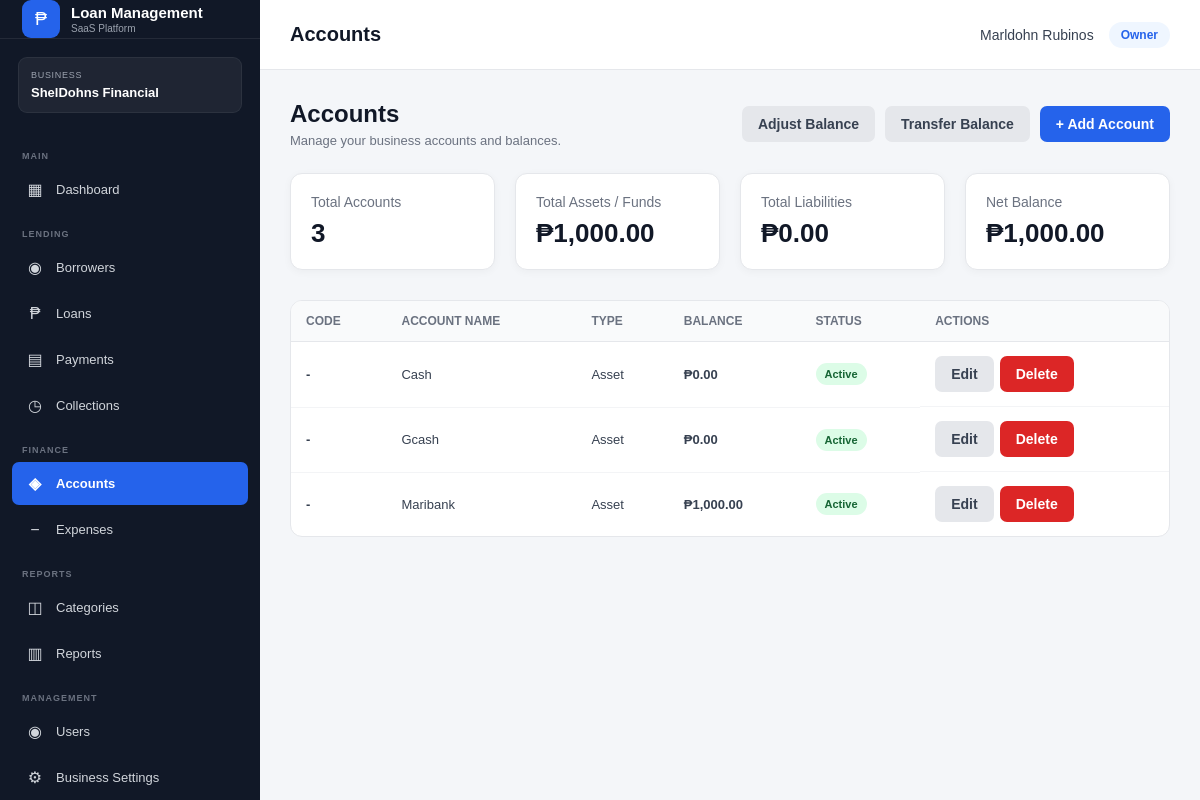
Before: /public/index.php?url=accounts (signed in) with the older database file.
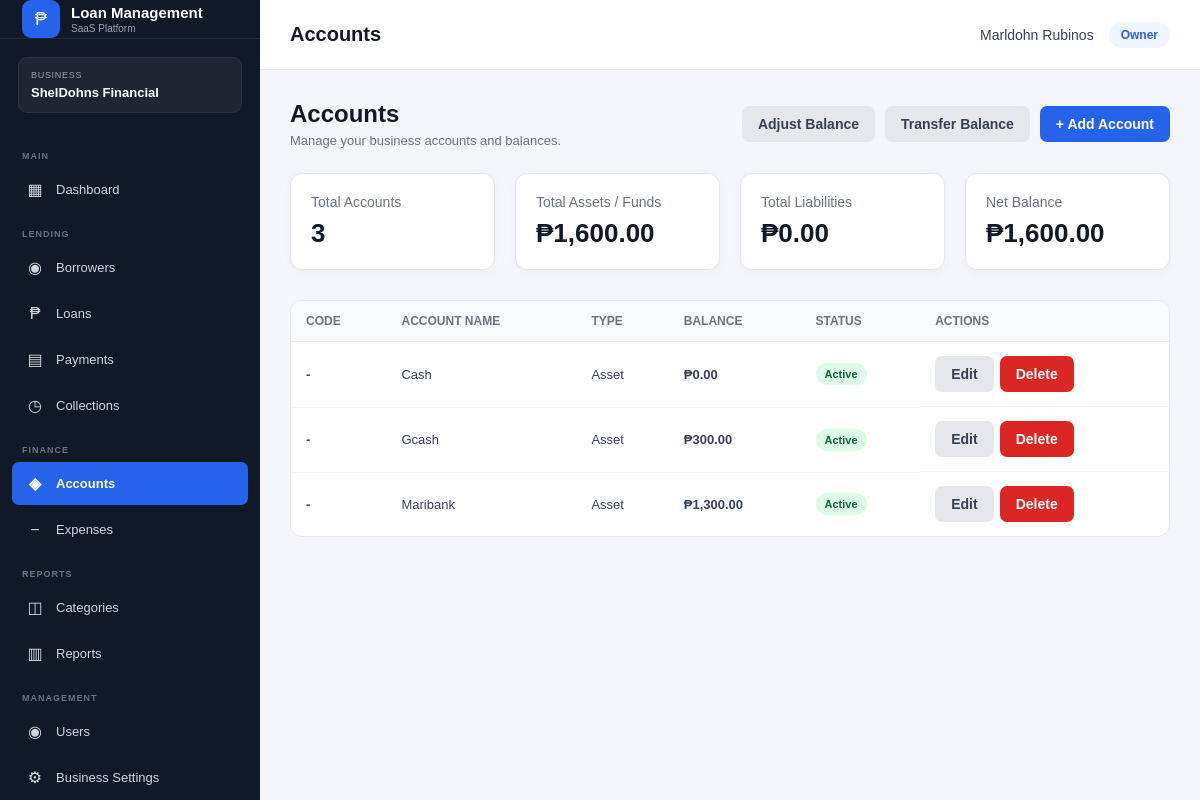
After: the same page with the newer database file.
### tables this page shows
CREATE TABLE `accounts` (
  `id` int(10) UNSIGNED NOT NULL,
  `business_id` bigint(20) UNSIGNED NOT NULL,
  `account_name` varchar(150) NOT NULL,
  `account_type` varchar(50) DEFAULT NULL,
  `balance` decimal(15,2) NOT NULL DEFAULT 0.00,
  `status` enum('active','inactive') NOT NULL DEFAULT 'active',
  `created_by` int(10) UNSIGNED DEFAULT NULL,
  `created_at` timestamp NOT NULL DEFAULT current_timestamp(),
  `updated_at` timestamp NOT NULL DEFAULT current_timestamp() ON UPDATE current_timestamp()
);

### app/views/accounts/index.php (the view, shortened to what the changed rows need)
<?php
$user = $user ?? Auth::user();
$tenantRole = $tenantRole ?? Auth::tenantRole();
$accounts = is_array($accounts ?? null)
    ? $accounts
    : [];
$totalAccounts = count($accounts);
$totalAssets = 0.00;
$totalLiabilities = 0.00;
$totalEquity = 0.00;
$totalIncome = 0.00;
$totalExpenses = 0.00;
foreach ($accounts as $account) {
    $accountType =
        strtolower(
            trim(
                $account['account_type']
                ?? $account['type']
                ?? ''
            )
        );
    $balance = (float)(
        $account['balance']
        ?? $account['current_balance']
        ?? 0
    );
    if ($accountType === 'asset') {
        $totalAssets += $balance;
    }
    elseif ($accountType === 'liability') {
        $totalLiabilities += $balance;
    }
    elseif ($accountType === 'equity') {
        $totalEquity += $balance;
    }
    elseif ($accountType === 'income') {
        $totalIncome += $balance;
    }
    elseif ($accountType === 'expense') {
        $totalExpenses += $balance;
    }
}
$netBalance =
    $totalAssets
    - $totalLiabilities;
?>
<!DOCTYPE html>
<html lang="en">
<head>
    <link
        rel="stylesheet"
        href="assets/css/style.css"
    >
</head>
<body>
<?php
require APP_PATH .
    '/views/layouts/sidebar.php';
?>
<div class="main-content">
    <nav class="navbar">
        <div class="page-title">
            Accounts
        </div>
        <div class="user-info">
            <span class="user-name">
                <?= htmlspecialchars(
                    $user['full_name']
                    ?? $user['username']
                    ?? 'User'
                ) ?>
            </span>
            <span class="badge">
                <?= htmlspecialchars(
                    $tenantRole
                    ?? 'User'
                ) ?>
            </span>
        </div>
    </nav>
    <div class="container">
        <div class="page-header">
            <div>
                <h1>
                    Accounts
                </h1>
                <p>
                    Manage your business
                    accounts and balances.
                </p>
            </div>
            <div
                style="
                    display:flex;
                    gap:10px;
                    flex-wrap:wrap;
                    align-items:center;
                "
            >
                <button
                    type="button"
                    class="btn btn-secondary"
                    onclick="openAdjustModal()"
                >
                    Adjust Balance
                </button>
                <button
                    type="button"
                    class="btn btn-secondary"
                    onclick="openTransferModal()"
                >
                    Transfer Balance
                </button>
                <button
                    type="button"
                    class="btn btn-primary"
                    onclick="openCreateModal()"
                >
                    + Add Account
                </button>
            </div>
        </div>
        <div class="account-summary-grid">
            <div class="account-summary-card">
                <div class="account-summary-title">
                    Total Accounts
                </div>
                <div class="account-summary-value">
                    <?= number_format(
                        $totalAccounts
                    ) ?>
                </div>
            </div>
            <div class="account-summary-card">
                <div class="account-summary-title">
                    Total Assets / Funds
                </div>
                <div class="account-summary-value">
                    ₱<?= number_format(
                        $totalAssets,
                        2
                    ) ?>
                </div>
            </div>
            <div class="account-summary-card">
                <div class="account-summary-title">
                    Total Liabilities
                </div>
                <div class="account-summary-value">
                    ₱<?= number_format(
                        $totalLiabilities,
                        2
                    ) ?>
                </div>
            </div>
            <div class="account-summary-card">
                <div class="account-summary-title">
                    Net Balance
                </div>
                <div class="account-summary-value">
                    ₱<?= number_format(
                        $netBalance,
                        2
                    ) ?>
                </div>
            </div>
        </div>
        <?php if (empty($accounts)): ?>
            <div
                class="form-card"
                style="margin-top:30px;"
            >
                <div class="empty-state">
                    <h3>
                        No Accounts Found
                    </h3>
                    <p>
                        You haven't added any
                        accounts yet.
                    </p>
                    <br>
                    <button
                        type="button"
                        class="btn btn-primary"
                        onclick="openCreateModal()"
                    >
                        Add Your First Account
                    </button>
                </div>
            </div>
        <?php else: ?>
            <div
                class="table-container"
                style="margin-top:30px;"
            >
                <table>
                    <thead>
                        <tr>
                            <th>
                                Code
                            </th>
                            <th>
                                Account Name
                            </th>
                            <th>
                                Type
                            </th>
                            <th>
                                Balance
                            </th>
                            <th>
                                Status
                            </th>
                            <th>
                                Actions
                            </th>
                        </tr>
                    </thead>
                    <tbody>
                    <?php foreach (
                        $accounts as $account
                    ): ?>
                        <?php
                        $accountId =
                            (int)(
                                $account['id']
                                ?? 0
                            );
                        $accountCode =
                            $account['account_code']
                            ?? $account['code']
                            ?? '';
                        $accountName =
                            $account['account_name']
                            ?? $account['name']
                            ?? '';
                        $accountType =
                            $account['account_type']
                            ?? $account['type']
                            ?? '';
                        $accountBalance =
                            (float)(
                                $account['balance']
                                ?? $account['current_balance']
                                ?? 0
                            );
                        $accountStatus =
                            $account['status']
                            ?? 'active';
                        $statusClass =
                            'status-' .
                            $accountStatus;
                        ?>
                        <tr>
                            <td>
                                <strong>
                                    <?= htmlspecialchars(
                                        $accountCode
                                        ?: '-'
                                    ) ?>
                                </strong>
                            </td>
                            <td>
                                <?= htmlspecialchars(
                                    $accountName
                                    ?: '-'
                                ) ?>
                            </td>
                            <td>
                                <?= htmlspecialchars(
                                    ucfirst(
                                        str_replace(
                                            '_',
                                            ' ',
                                            $accountType
                                        )
                                    )
                                ) ?>
                            </td>
                            <td>
                                <strong>
                                    ₱<?= number_format(
                                        $accountBalance,
                                        2
                                    ) ?>
                                </strong>
                            </td>
                            <td>
                                <span
                                    class="status <?= htmlspecialchars(
                                        $statusClass
                                    ) ?>"
                                >
                                    <?= htmlspecialchars(
                                        ucfirst(
                                            $accountStatus
                                        )
                                    ) ?>
                                </span>
                            </td>
                            <td
                                style="
                                    display:flex;
                                    gap:6px;
                                    flex-wrap:wrap;
                                "
                            >
                                <button
                                    type="button"
                                    class="btn btn-secondary"
                                    onclick="openEditModal(
                                        <?= $accountId ?>,
                                        <?= htmlspecialchars(
                                            json_encode(
                                                $accountName
                                            ),
                                            ENT_QUOTES,
                                            'UTF-8'
                                        ) ?>,
                                        <?= htmlspecialchars(
                                            json_encode(
                                                $accountType
                                            ),
                                            ENT_QUOTES,
                                            'UTF-8'
                                        ) ?>,
                                        <?= htmlspecialchars(
                                            json_encode(
                                                $accountBalance
                                            ),
                                            ENT_QUOTES,
                                            'UTF-8'
                                        ) ?>,
                                        <?= htmlspecialchars(
                                            json_encode(
                                                $accountStatus
                                            ),
                                            ENT_QUOTES,
                                            'UTF-8'
                                        ) ?>
                                    )"
                                >
                                    Edit
                                </button>
                                <form
                                    method="POST"
                                    action="index.php?url=accounts/delete"
                                    style="display:inline;"
                                    onsubmit="
                                        return confirm(
                                            'Are you sure you want to delete this account?'
                                        );
                                    "
                                >
                                    <button
                                        type="submit"
                                        class="btn btn-danger"
                                    >
                                        Delete
                                    </button>
                                </form>
                            </td>
                        </tr>
                    <?php endforeach; ?>
                    </tbody>
                </table>
            </div>
        <?php endif; ?>
    </div>
</div>
</body>
</html>

Changed rows visible on the page:
changed accounts "Gcash": balance "0.00" → "300.00"
changed accounts "Maribank": balance "1,000.00" → "1,300.00"
Other visible differences:
$totalAssets: "1,000.00" → "1,600.00"
$netBalance: "1,000.00" → "1,600.00"
